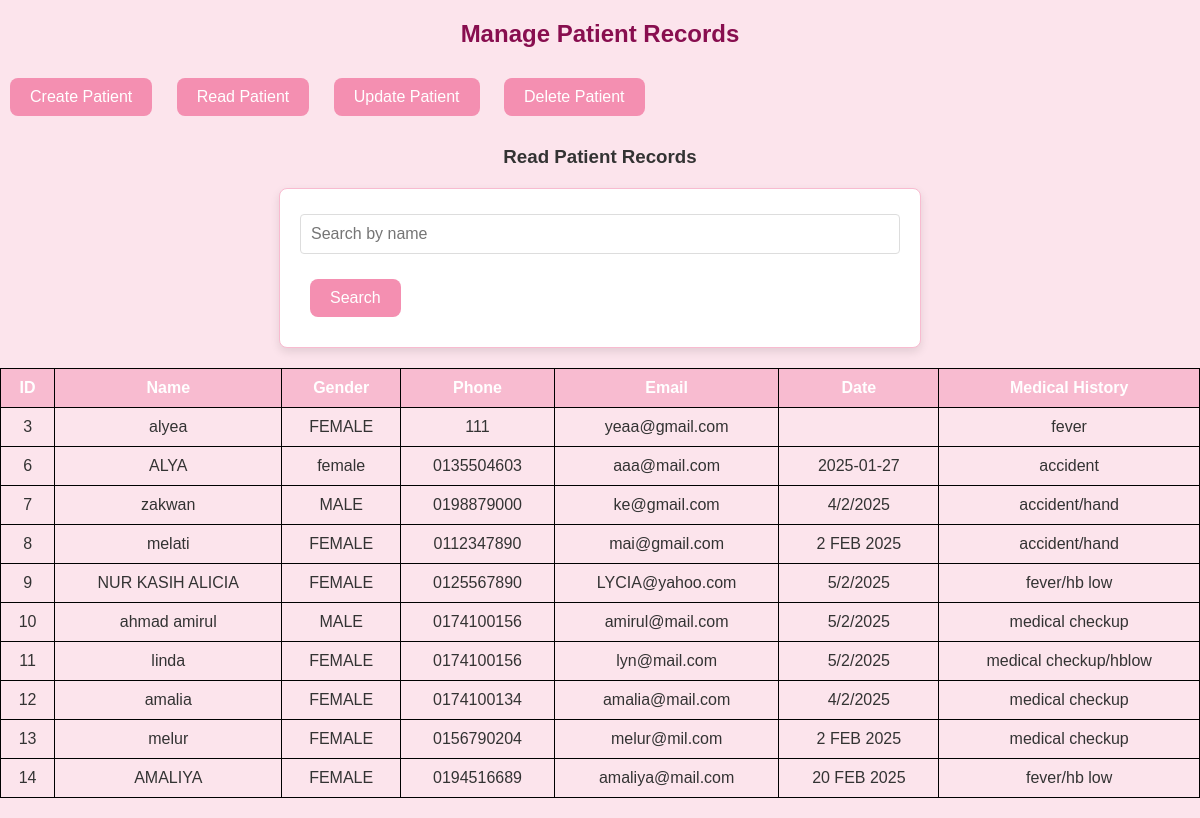
The page /manage_record.php on the database its author committed.
### tables this page shows
CREATE TABLE `register` (
  `user_id` int(3) NOT NULL,
  `name` varchar(50) NOT NULL,
  `gender` varchar(10) NOT NULL,
  `phone` varchar(11) NOT NULL,
  `email` varchar(50) NOT NULL,
  `date` varchar(20) NOT NULL,
  `medical_history` varchar(50) NOT NULL,
  `password` varchar(255) NOT NULL
);

### manage_record.php (the view, shortened to what this page needs)
<!DOCTYPE html>
<html lang="en">
<head>
    <link rel="stylesheet" href="style.css">
</head>
<body>
    <div class="content">
        <h2>Manage Patient Records</h2>
        <div class="tabs">
            <button class="tablink" onclick="openTab(event, 'Create')">Create Patient</button>
            <button class="tablink" onclick="openTab(event, 'Read')">Read Patient</button>
            <button class="tablink" onclick="openTab(event, 'Update')">Update Patient</button>
            <button class="tablink" onclick="openTab(event, 'Delete')">Delete Patient</button>
        </div>
        <div id="Read" class="tabcontent">
        <div style="text-align: center;">
            <h3>Read Patient Records</h3>
            </div>
            <form method="GET" action="">
                <input type="text" name="search" placeholder="Search by name" value="<?php echo isset($_GET['search']) ? htmlspecialchars($_GET['search']) : ''; ?>">
                <button type="submit">Search</button>
            </form>
            <?php
            $conn = new mysqli("localhost", "root", "", "clinic");
            $search = isset($_GET['search']) ? $conn->real_escape_string($_GET['search']) : '';
            $sql = !empty($search) ?
                "SELECT * FROM register WHERE name LIKE '%$search%'" :
                "SELECT * FROM register";
            $result = $conn->query($sql);
            if ($result->num_rows > 0) {
                echo "<table>
                        <tr>
                            <th>ID</th>
                            <th>Name</th>
                            <th>Gender</th>
                            <th>Phone</th>
                            <th>Email</th>
                            <th>Date</th>
                            <th>Medical History</th>
                        </tr>";
                while ($row = $result->fetch_assoc()) {
                    echo "<tr>
                            <td>{$row['user_id']}</td>
                            <td>{$row['name']}</td>
                            <td>{$row['gender']}</td>
                            <td>{$row['phone']}</td>
                            <td>{$row['email']}</td>
                            <td>{$row['date']}</td>
                            <td>{$row['medical_history']}</td>
                          </tr>";
                }
                echo "</table>";
            } else {
                echo "<p>No patient records found.</p>";
            }
            ?>
        </div>
    </div>
</body>
</html>

### style.css (style rules this page uses)
body { font-family: -apple-system, BlinkMacSystemFont, "Segoe UI", Roboto, "Helvetica Neue", Arial, sans-serif; background-color: #fce4ec; margin: 0; padding: 0; color: #333; }
button, .btn { background-color: #f48fb1; color: white; border: none; padding: 10px 20px; margin: 10px; font-size: 16px; border-radius: 8px; cursor: pointer; transition: background-color 0.3s, transform 0.3s; }
form { background-color: white; border: 1px solid #f8bbd0; border-radius: 8px; padding: 20px; width: 80%; max-width: 600px; margin: 20px auto; box-shadow: 0px 4px 10px rgba(0, 0, 0, 0.1); }
input[type="text"], input[type="number"], input[type="date"], textarea, select { width: 100%; padding: 10px; margin: 5px 0 15px 0; border: 1px solid #ddd; border-radius: 4px; box-sizing: border-box; font-size: 16px; }
h1, h2 { text-align: center; color: #880e4f; margin-bottom: 20px; }
table { width: 100%; border-collapse: collapse; margin: 20px 0; }
table, th, td { border: 1px solid #ddd; }
th, td { padding: 10px; text-align: left; }
th { background-color: #f8bbd0; color: white; }

### manage_record.php (style rules this page uses)
body { font-family: Arial, sans-serif; }
.tabs { margin-bottom: 20px; }
.tablink { padding: 10px 20px; cursor: pointer; }
.tabcontent { display: none; }
table { width: 100%; border-collapse: collapse; margin-top: 20px; }
table, th, td { border: 1px solid #000; }
th, td { padding: 10px; text-align: center; }
.active { background-color: #f48fb1; color: white; }

### rows shown on the page
register: user_id "3", name "alyea", gender "FEMALE", phone "111", email "yeaa@gmail.com", medical_history "fever"
register: user_id "6", name "ALYA", gender "female", phone "0135504603", email "aaa@mail.com", date "2025-01-27", medical_history "accident"
register: user_id "7", name "zakwan", gender "MALE", phone "0198879000", email "ke@gmail.com", date "4/2/2025", medical_history "accident/hand"
register: user_id "8", name "melati", gender "FEMALE", phone "0112347890", email "mai@gmail.com", date "2 FEB 2025", medical_history "accident/hand"
register: user_id "9", name "NUR KASIH ALICIA", gender "FEMALE", phone "0125567890", email "LYCIA@yahoo.com", date "5/2/2025", medical_history "fever/hb low"
register: user_id "10", name "ahmad amirul", gender "MALE", phone "0174100156", email "amirul@mail.com", date "5/2/2025", medical_history "medical checkup"
register: user_id "11", name "linda", gender "FEMALE", phone "0174100156", email "lyn@mail.com", date "5/2/2025", medical_history "medical checkup/hblow"
register: user_id "12", name "amalia", gender "FEMALE", phone "0174100134", email "amalia@mail.com", date "4/2/2025", medical_history "medical checkup"
register: user_id "13", name "melur", gender "FEMALE", phone "0156790204", email "melur@mil.com", date "2 FEB 2025", medical_history "medical checkup"
register: user_id "14", name "AMALIYA", gender "FEMALE", phone "0194516689", email "amaliya@mail.com", date "20 FEB 2025", medical_history "fever/hb low"
